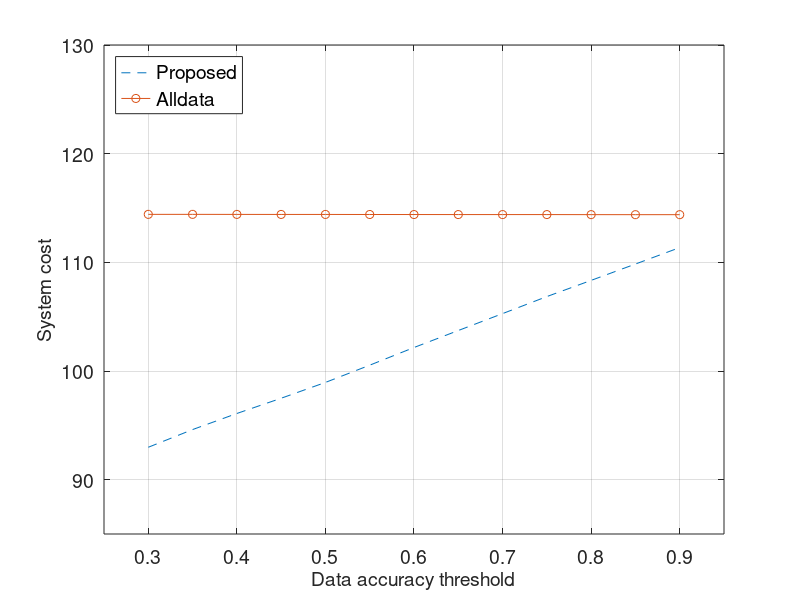

The MATLAB script that drew this image:
op1 = [92.9816687698600;94.6097342157858;96.0907268881011;97.4926343911639;98.9482877413952;100.535060459018;102.162062263852;103.724981903480;105.282227671363;106.850141424814;108.339352182345;109.843467202030;111.357761543621];
op1 = op1.';
op2 = [114.415348681846;114.415348681846;114.410920936788;114.407755024705;114.407755024705;114.402057917804;114.399361270598;114.396195358514;114.395206896637;114.395206896637;114.389509789737;114.386813142530;114.386813142530];
op2 = op2.';
pmin = 0.3:0.05:0.9;
p = plot(pmin,op1,'--',pmin,op2,'-','marker','o');
grid on;
set(gca,'fontsize',14);
xlabel('Data accuracy threshold','fontsize',14);
ylabel('System cost','fontsize',14);
ylim([85,130]);
xlim([0.25,0.95]);
legend('Proposed','Alldata','location','northwest','fontsize',14);
